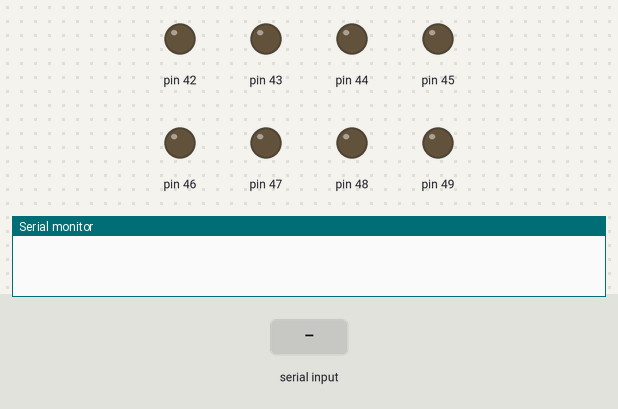
Bench run of a sketch on a simulated Arduino Mega 2560, built with avr-gcc and run on an emulated ATmega2560. Shown: output pins drawn as LEDs (lit = HIGH), the last lines printed to the serial monitor. Dashed ring = blinking. The inputs (shaded band) are chosen by the test bench.

Above: at 1.2 s.
1.3 s: "p" received over Serial
At 1.49 s:
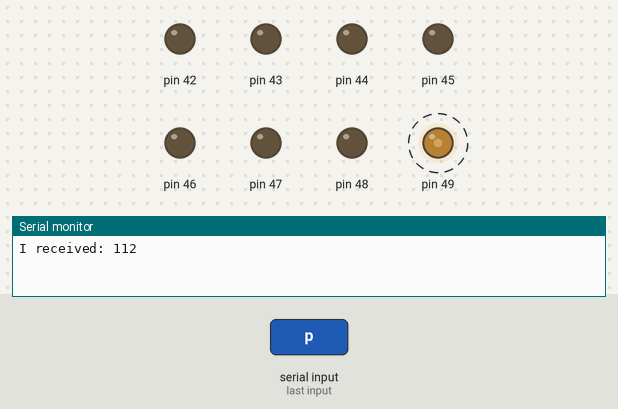
3.0 s: "o" received over Serial
At 3.18 s:
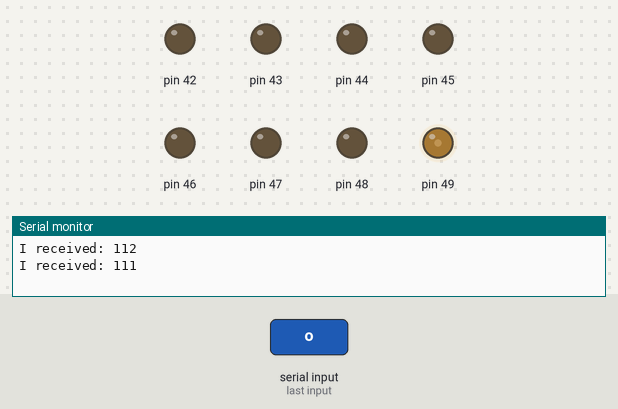
Timing chart, 0 to 6.0 s (numbered marks = the images above; inputs shaded):
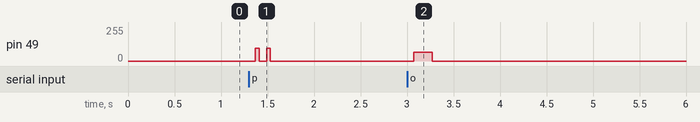

The sketch:

MasterUdenDE2.ino
```cpp
/*
 Name:		x10SenderOliverVersion.ino
 Created:	12/10/2021 12:43:30 PM
 Author:	Oliver V. Schousboe
*/
ISR(TIMER1_COMPA_vect);

//Der skal være en clock med en frekvens på 50hz
//Hver gang clocken overflower skal man kunne sende 1 eller 0 (gøres med interrupt)
//Bittet der skal sendes afgøres af et array som defineres globalt
//Når output pin er sat og holdt i et ms flyttes pointeren

char array1[] = "111010101";
char array2[] = "111101010";
char* bitPointer = nullptr;
int bitcounter = 0;
int twoMessagesSent = 0;
int countCrosses = 0;

ISR(TIMER1_COMPA_vect)
{
	if (twoMessagesSent == 2)
	{
		return;
	}
	else
	{
		switch (bitPointer[bitcounter])
		{
		case '1':
			//digitalWrite(49, HIGH);
			PORTL |= 0b00000001;
			bitcounter++;
			_delay_ms(5);
			PORTL &= 0b11111110;
			//digitalWrite(49, LOW);
			break;
		case '0':
			bitcounter++;
			break;
		case '\0':
			++countCrosses;
			if (countCrosses == 3)
			{
				bitcounter -= bitcounter;
				countCrosses = 0;
				twoMessagesSent++;
			}
			break;
		default:
			Serial.print("Went to default case!\n");
			break;
		}
	}
}


void initClock()
{
	//starter timer 1 med en frekvens på 50hz
	TCCR1B = 0b00001100;
	TCCR1A = 0x00;
	OCR1A = 624;
	//enabler interrupt på rising edge for clock 1
	TIMSK1 = 0x02;

	DDRL = 0xFF;
}

// the setup function runs once when you press reset or power the board
void setup() {
	sei(); // enable global interrupts
	Serial.begin(9600);
	initClock();
}

int incomingByte = 0;

// the loop function runs over and over again until power down or reset
void loop() {
	// send data only when you receive data:
	if (Serial.available() > 0) {
		// read the incoming byte:
		incomingByte = Serial.read();

		// say what you got:
		Serial.print("I received: ");
		Serial.println(incomingByte, DEC);
		if (incomingByte == 111)			// O
		{
			incomingByte = 0;
			twoMessagesSent = 0;
			bitPointer = array1;
		}
		if (incomingByte == 112)			// P
		{
			incomingByte = 0;
			twoMessagesSent = 0;
			bitPointer = array2;
		}
	}
}
```

Measured:
- after the input at 1.3 s, pin 49: alternates 96/255 for 0.04 s and 0/255 for 0.08 s, 4 changes in all, then stays 0/255, starting after 0.07 s
- after the input at 3.0 s, pin 49: 0/255 → 64/255 after 0.07 s, → 0/255 0.20 s later
